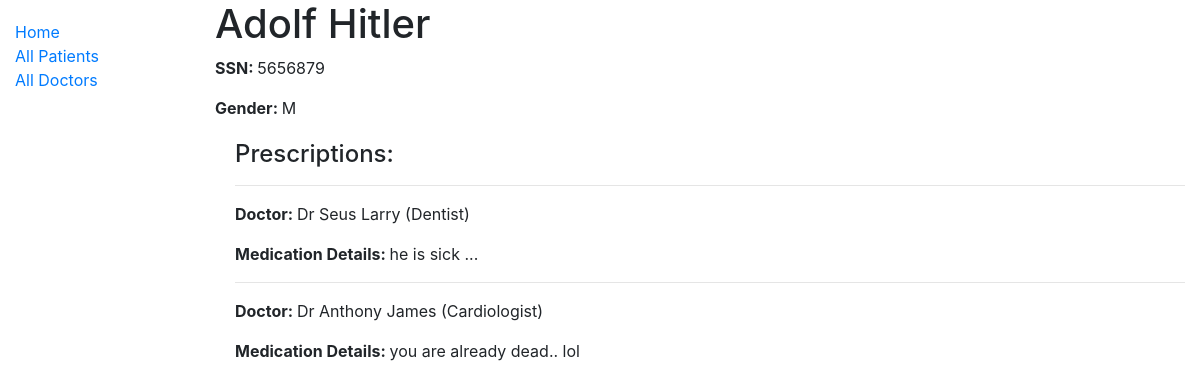
/catalog/patient/5656879, run on an earlier commit of the app's database.
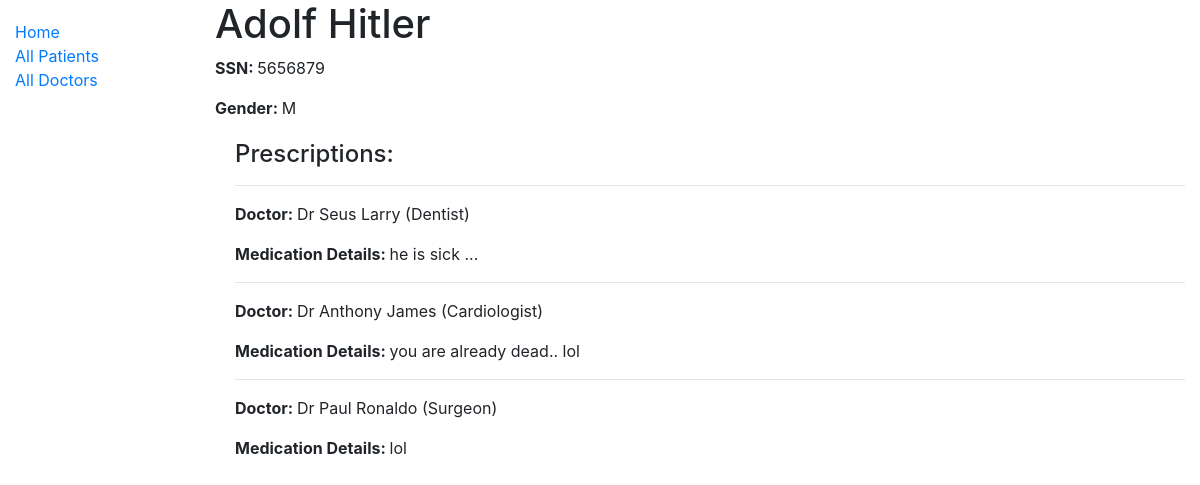
And on a later commit of the database.
### catalog/models.py (models this page shows, shortened)
class Patient(models.Model):
    GENDER_CHOICES = [('M', 'Male'), ('F', 'Female')]
    ssn = models.IntegerField('SSN', blank=False, primary_key=True)
    first_name = models.CharField('First Name', max_length=50)
    last_name = models.CharField('Last Name', max_length=50)
    gender = models.CharField(max_length=1, choices=GENDER_CHOICES)
    class Meta:
        ordering = ['first_name', 'last_name']

class Prescription(models.Model):
    patient = models.ForeignKey(Patient, on_delete=models.SET_NULL, null=True)
    doctor = models.ForeignKey(Doctor, on_delete=models.SET_NULL, null=True)
    dop = models.DateField(null=True, blank=False)
    desc = models.TextField('Prescription', help_text='Enter the prescription : ', null=True)

class Doctor(models.Model):
    PREFIX = [('Dr', 'Dr')]
    ssn = models.IntegerField('SSN', blank=False, primary_key=True)
    prefix = models.CharField(max_length=2, choices=PREFIX)
    first_name = models.CharField('First Name', max_length=50)
    last_name = models.CharField('Last Name', max_length=50)
    hosp_id = models.ForeignKey(Hospital, on_delete=models.SET_NULL, null=True)
    specialty = models.CharField(max_length=50)
    def __str__(self):
        return f'{self.prefix} {self.first_name} {self.last_name} ({self.specialty})'
    class Meta:
        ordering = ['first_name', 'last_name']

### catalog/views.py (the view)
# urls.py: path('patient/<int:pk>', views.PatientDetailView.as_view(), name='patient-detail'),
class PatientDetailView(generic.DetailView):
    model = Patient

### catalog/templates/catalog/patient_detail.html
{% extends "base.html" %}
{% block content %}
  <h1>{{ patient.first_name }} {{ patient.last_name}}</h1>
  <p><strong>SSN: </strong> {{ patient.ssn }}</p>
  <p><strong>Gender: </strong> {{ patient.gender }}</p>
  <div style="margin-left:20px;margin-top:20px">
    <h4>Prescriptions: </h4>
    {% for p in patient.prescription_set.all %}
      <hr>
      <p><strong>Doctor: </strong> {{p.doctor}}</p>
      <p><strong>Medication Details: </strong> {{p.desc}}</p>
    {% endfor %}
  </div>
{% endblock %}

### catalog/templates/base.html (shortened to what this page needs)
<!DOCTYPE html>
<html lang="en">
<head>
  <link rel="stylesheet" href="https://stackpath.bootstrapcdn.com/bootstrap/4.1.3/css/bootstrap.min.css">
  {% load static %}
  <link rel="stylesheet" href="{% static 'css/styles.css' %}">
</head>
<body>
  <div class="container-fluid">
    <div class="row">
      <div class="col-sm-2">
      {% block sidebar %}
        <ul class="sidebar-nav">
          <li><a href="{% url 'index' %}">Home</a></li>
          <li><a href="{% url 'patients' %}">All Patients</a></li>
          <li><a href="{% url 'doctors' %}">All Doctors</a></li>
        </ul>
     {% endblock %}
      </div>
      <div class="col-sm-10 ">{% block content %}{% endblock %}
      </div>
    </div>
  </div>
</body>
</html>

### catalog/static/styles.css (style rules this page uses)
.sidebar-nav { margin-top: 20px; padding: 0; list-style: none; }

What changed in the data, as far as the page shows it:
added Prescription: doctor "Dr Paul Ronaldo (Surgeon)", desc "lol"
